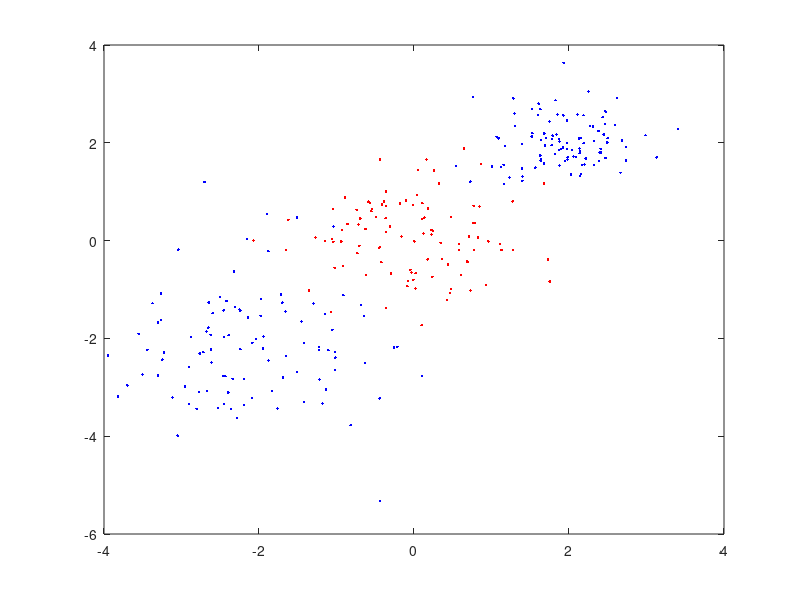

The MATLAB script that drew this image: (Note: this script raises an error after producing the figure.)
% Deomstrate random forest classification
dim=2;
X1=[randn(100,dim)*0.5+2*ones(100,dim);randn(100,dim)-2*ones(100,dim)];
y1=zeros(200,1);
X2=randn(100,dim)*0.75;
y2=ones(100,1);

% Training data
X=[X1;X2];  % Predictor
y=[y1;y2];  % Response (label)

% Test data
Xtest=randn(10,dim);

% Plot original data using dots with different colors
dim_x=1;
dim_y=2;
plot(X(y==0,dim_x),X(y==0,dim_y),'b.')
hold on
plot(X(y==1,dim_x),X(y==1,dim_y),'r.')

% Fit the model and predict
NumTrees=20;        % Use 20 trees to vote.
NumPredictors=ceil(sqrt(size(X,2))); % The number of features randomly
% selected during tree splitting. This is the suggested value.
model=RandomForestFit(X,y,NumTrees,NumPredictors);
% Predict the label of test data using the fit model
yhat=RandomForestPredict(Xtest,model);

% Plot the estimated class using circles with different colors
plot(Xtest(yhat==0,dim_x),Xtest(yhat==0,dim_y),'bo')
plot(Xtest(yhat==1,dim_x),Xtest(yhat==1,dim_y),'ro')
xlabel('x')
ylabel('y')
